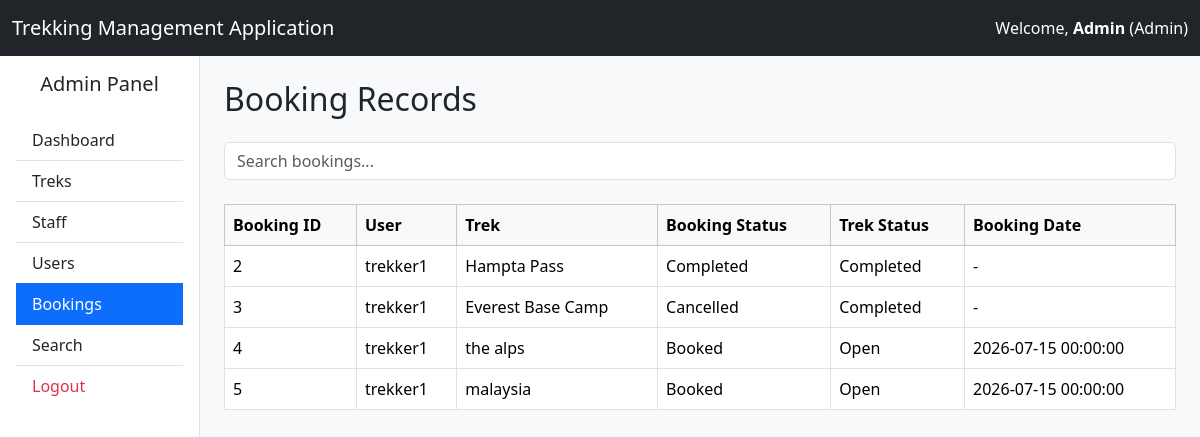
/admin/bookings (signed in), run on an earlier commit of the app's database.
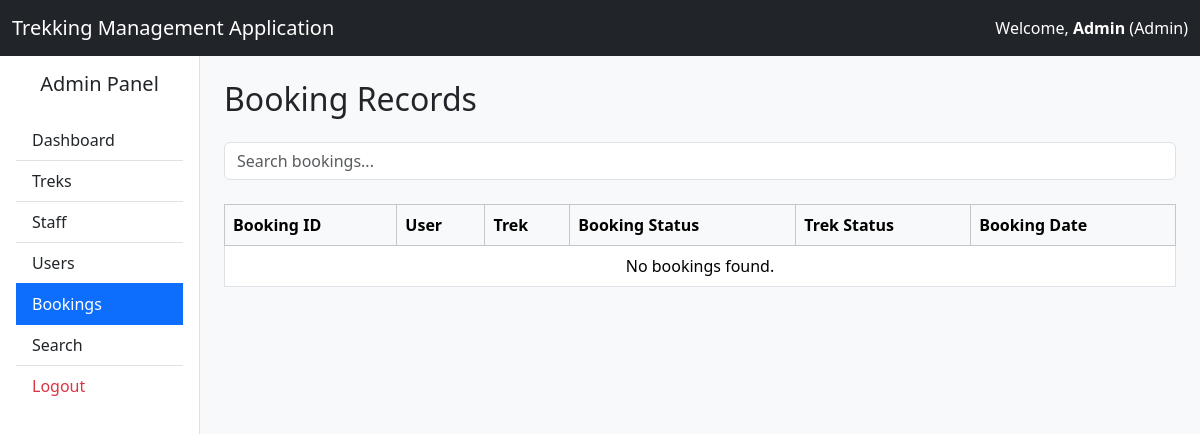
And on a later commit of the database.
### application/models.py (models this page shows, shortened)
class Booking(db.Model):
    __tablename__ = "booking"
    booking_id = db.Column(db.Integer, primary_key=True, autoincrement=True)
    user_id = db.Column(
        db.Integer,
        db.ForeignKey("user.user_id"),
        nullable=False
    )
    trek_id = db.Column(
        db.Integer,
        db.ForeignKey("trek.trek_id"),
        nullable=False
    )
    booking_date = db.Column(db.DateTime, nullable=False)
    booking_status = db.Column(
        db.String(20),
        nullable=False,
        default="Booked"
    )
    payment_status = db.Column(
        db.String(20),
        nullable=False,
        default="Pending"
    )
    user = db.relationship("User", back_populates="bookings")
    trek = db.relationship("Trek", back_populates="bookings")

class User(UserMixin, db.Model):
    __tablename__ = "user"
    user_id = db.Column(db.Integer, primary_key=True, autoincrement=True)
    name = db.Column(db.String(100), nullable=False)
    email = db.Column(db.String(120), unique=True, nullable=False)
    password = db.Column(db.String(200), nullable=False)
    role = db.Column(db.String(20), nullable=False)
    is_approved = db.Column(db.Boolean, default=False)
    is_blacklisted = db.Column(db.Boolean, default=False)
    is_active = db.Column(db.Boolean, default=True)
    bookings = db.relationship("Booking", back_populates="user", cascade="all, delete-orphan")
    staff_profile = db.relationship("StaffProfile", uselist=False)

class Trek(db.Model):
    __tablename__ = "trek"
    trek_id = db.Column(db.Integer, primary_key=True, autoincrement=True)
    trek_name = db.Column(db.String(100), nullable=False)
    location = db.Column(db.String(100), nullable=False)
    difficulty = db.Column(db.String(20), nullable=False)
    duration = db.Column(db.Integer, nullable=False)
    available_slots = db.Column(db.Integer, nullable=False)
    assigned_staff_id = db.Column(
        db.Integer,
        db.ForeignKey("user.user_id")
    )
    assigned_staff = db.relationship(
    "User",
    foreign_keys=[assigned_staff_id]
)
    status = db.Column(db.String(20), nullable=False)
    start_date = db.Column(db.Date)
    end_date = db.Column(db.Date)
    bookings = db.relationship("Booking", back_populates="trek",cascade="all, delete-orphan")

### application/controllers.py (the view, shortened to what this page needs)
@app.route("/admin/bookings")
@login_required
def admin_bookings():
    if current_user.role != "Admin":
        return "Access Denied."
    search = request.args.get("search", "")
    bookings = Booking.query
    bookings = bookings.all()
    return render_template(
        "admin/bookings.html",
        bookings=bookings,
        search=search
    )

### main.py (called while the page is built)
@login_manager.user_loader
def load_user(user_id):
    return User.query.get(int(user_id))

### templates/admin/bookings.html (shortened to what this page needs)
{% extends "base_dashboard.html" %}
{% block sidebar %}
<div class="list-group list-group-flush">
    <a href="{{ url_for('admin_dashboard') }}" class="list-group-item list-group-item-action">
        Dashboard
    </a>
    <a href="{{ url_for('view_treks') }}" class="list-group-item list-group-item-action">
        Treks
    </a>
    <a href="{{ url_for('view_staff') }}" class="list-group-item list-group-item-action">
        Staff
    </a>
    <a href="{{ url_for('view_users') }}" class="list-group-item list-group-item-action">
        Users
    </a>
    <a href="{{ url_for('admin_bookings') }}" class="list-group-item list-group-item-action active">
        Bookings
    </a>
    <a href="{{ url_for('admin_search') }}" class="list-group-item list-group-item-action">
        Search
    </a>
    <a href="{{ url_for('logout') }}" class="list-group-item list-group-item-action text-danger">
        Logout
    </a>
</div>
{% endblock %}
{% block content %}
<h2 class="mb-4">
    Booking Records
</h2>
<form method="GET" class="mb-4">
    <input
        type="text"
        name="search"
        value="{{ search }}"
        class="form-control"
        placeholder="Search bookings..."
    >
</form>
<div class="table-responsive">
<table class="table table-bordered table-hover align-middle">
    <thead class="table-light">
        <tr>
            <th>Booking ID</th>
            <th>User</th>
            <th>Trek</th>
            <th>Booking Status</th>
            <th>Trek Status</th>
            <th>Booking Date</th>
        </tr>
    </thead>
    <tbody>
    {% if bookings %}
        {% for booking in bookings %}
        <tr>
            <td>{{ booking.booking_id }}</td>
            <td>{{ booking.user.name }}</td>
            <td>{{ booking.trek.trek_name }}</td>
            <td>{{ booking.booking_status }}</td>
            <td>{{ booking.trek.status }}</td>
            <td>{{ booking.booking_date or "-" }}</td>
        </tr>
        {% endfor %}
    {% else %}
        <tr>
            <td colspan="6" class="text-center">
                No bookings found.
            </td>
        </tr>
    {% endif %}
    </tbody>
</table>
</div>
{% endblock %}

What changed in the data, as far as the page shows it:
removed Booking: booking_id "2", user.name "trekker1", trek.trek_name "Hampta Pass", booking_status "Completed", trek.status "Completed", booking_date "-"
removed Booking: booking_id "3", user.name "trekker1", trek.trek_name "Everest Base Camp", booking_status "Cancelled", trek.status "Completed", booking_date "-"
removed Booking: booking_id "4", user.name "trekker1", trek.trek_name "the alps", booking_status "Booked", trek.status "Open", booking_date "2026-07-15 00:00:00"
removed Booking: booking_id "5", user.name "trekker1", trek.trek_name "malaysia", booking_status "Booked", trek.status "Open", booking_date "2026-07-15 00:00:00"
Also different on the page:
text now shown: "No bookings found."
